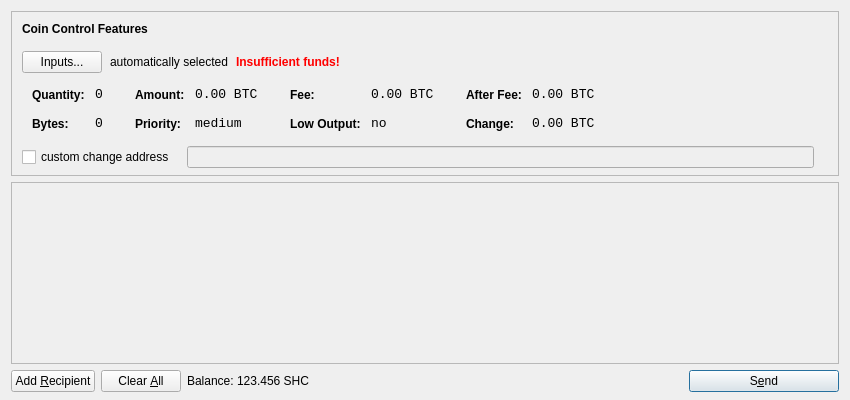
<?xml version="1.0" encoding="UTF-8"?>
<ui version="4.0">
 <class>SendCoinsDialog</class>
 <widget class="QDialog" name="SendCoinsDialog">
  <property name="geometry">
   <rect>
    <x>0</x>
    <y>0</y>
    <width>850</width>
    <height>400</height>
   </rect>
  </property>
  <property name="windowTitle">
   <string>Send Coins</string>
  </property>
  <layout class="QVBoxLayout" name="verticalLayout" stretch="0,1,0">
   <property name="bottomMargin">
    <number>8</number>
   </property>
   <item>
    <widget class="QFrame" name="frameCoinControl">
     <property name="sizePolicy">
      <sizepolicy hsizetype="Expanding" vsizetype="Expanding">
       <horstretch>0</horstretch>
       <verstretch>0</verstretch>
      </sizepolicy>
     </property>
     <property name="maximumSize">
      <size>
       <width>16777215</width>
       <height>16777215</height>
      </size>
     </property>
     <property name="frameShape">
      <enum>QFrame::StyledPanel</enum>
     </property>
     <property name="frameShadow">
      <enum>QFrame::Sunken</enum>
     </property>
     <layout class="QVBoxLayout" name="verticalLayoutCoinControl2">
      <property name="spacing">
       <number>-1</number>
      </property>
      <property name="leftMargin">
       <number>0</number>
      </property>
      <property name="topMargin">
       <number>0</number>
      </property>
      <property name="rightMargin">
       <number>0</number>
      </property>
      <property name="bottomMargin">
       <number>6</number>
      </property>
      <item>
       <layout class="QVBoxLayout" name="verticalLayoutCoinControl" stretch="0,0,0,0,1">
        <property name="spacing">
         <number>0</number>
        </property>
        <property name="leftMargin">
         <number>10</number>
        </property>
        <property name="topMargin">
         <number>10</number>
        </property>
        <item>
         <layout class="QHBoxLayout" name="horizontalLayoutCoinControl1">
          <property name="bottomMargin">
           <number>15</number>
          </property>
          <item>
           <widget class="QLabel" name="labelCoinControlFeatures">
            <property name="sizePolicy">
             <sizepolicy hsizetype="Preferred" vsizetype="Maximum">
              <horstretch>0</horstretch>
              <verstretch>0</verstretch>
             </sizepolicy>
            </property>
            <property name="font">
             <font>
              <weight>75</weight>
              <bold>true</bold>
             </font>
            </property>
            <property name="styleSheet">
             <string notr="true">font-weight:bold;</string>
            </property>
            <property name="text">
             <string>Coin Control Features</string>
            </property>
           </widget>
          </item>
         </layout>
        </item>
        <item>
         <layout class="QHBoxLayout" name="horizontalLayoutCoinControl2" stretch="0,0,0,0">
          <property name="spacing">
           <number>8</number>
          </property>
          <property name="bottomMargin">
           <number>10</number>
          </property>
          <item>
           <widget class="QPushButton" name="pushButtonCoinControl">
            <property name="styleSheet">
             <string notr="true"/>
            </property>
            <property name="text">
             <string>Inputs...</string>
            </property>
           </widget>
          </item>
          <item>
           <widget class="QLabel" name="labelCoinControlAutomaticallySelected">
            <property name="text">
             <string>automatically selected</string>
            </property>
            <property name="margin">
             <number>5</number>
            </property>
           </widget>
          </item>
          <item>
           <widget class="QLabel" name="labelCoinControlInsuffFunds">
            <property name="font">
             <font>
              <weight>75</weight>
              <bold>true</bold>
             </font>
            </property>
            <property name="styleSheet">
             <string notr="true">color:red;font-weight:bold;</string>
            </property>
            <property name="text">
             <string>Insufficient funds!</string>
            </property>
            <property name="margin">
             <number>5</number>
            </property>
           </widget>
          </item>
          <item>
           <spacer name="horizontalSpacerCoinControl">
            <property name="orientation">
             <enum>Qt::Horizontal</enum>
            </property>
            <property name="sizeHint" stdset="0">
             <size>
              <width>40</width>
              <height>1</height>
             </size>
            </property>
           </spacer>
          </item>
         </layout>
        </item>
        <item>
         <widget class="QWidget" name="widgetCoinControl" native="true">
          <property name="sizePolicy">
           <sizepolicy hsizetype="Preferred" vsizetype="Preferred">
            <horstretch>0</horstretch>
            <verstretch>0</verstretch>
           </sizepolicy>
          </property>
          <property name="minimumSize">
           <size>
            <width>0</width>
            <height>0</height>
           </size>
          </property>
          <property name="styleSheet">
           <string notr="true"/>
          </property>
          <layout class="QHBoxLayout" name="horizontalLayoutCoinControl5">
           <property name="margin">
            <number>0</number>
           </property>
           <item>
            <layout class="QHBoxLayout" name="horizontalLayoutCoinControl3" stretch="0,0,0,1">
             <property name="spacing">
              <number>20</number>
             </property>
             <property name="topMargin">
              <number>0</number>
             </property>
             <property name="bottomMargin">
              <number>10</number>
             </property>
             <item>
              <layout class="QFormLayout" name="formLayoutCoinControl1">
               <property name="horizontalSpacing">
                <number>10</number>
               </property>
               <property name="verticalSpacing">
                <number>14</number>
               </property>
               <property name="leftMargin">
                <number>10</number>
               </property>
               <property name="topMargin">
                <number>4</number>
               </property>
               <property name="rightMargin">
                <number>6</number>
               </property>
               <item row="0" column="0">
                <widget class="QLabel" name="labelCoinControlQuantityText">
                 <property name="styleSheet">
                  <string notr="true">font-weight:bold;</string>
                 </property>
                 <property name="text">
                  <string>Quantity:</string>
                 </property>
                 <property name="margin">
                  <number>0</number>
                 </property>
                </widget>
               </item>
               <item row="0" column="1">
                <widget class="QLabel" name="labelCoinControlQuantity">
                 <property name="font">
                  <font>
                   <family>Monospace</family>
                   <pointsize>10</pointsize>
                  </font>
                 </property>
                 <property name="cursor">
                  <cursorShape>IBeamCursor</cursorShape>
                 </property>
                 <property name="contextMenuPolicy">
                  <enum>Qt::ActionsContextMenu</enum>
                 </property>
                 <property name="text">
                  <string notr="true">0</string>
                 </property>
                 <property name="margin">
                  <number>0</number>
                 </property>
                 <property name="textInteractionFlags">
                  <set>Qt::LinksAccessibleByMouse|Qt::TextSelectableByKeyboard|Qt::TextSelectableByMouse</set>
                 </property>
                </widget>
               </item>
               <item row="1" column="0">
                <widget class="QLabel" name="labelCoinControlBytesText">
                 <property name="styleSheet">
                  <string notr="true">font-weight:bold;</string>
                 </property>
                 <property name="text">
                  <string>Bytes:</string>
                 </property>
                </widget>
               </item>
               <item row="1" column="1">
                <widget class="QLabel" name="labelCoinControlBytes">
                 <property name="font">
                  <font>
                   <family>Monospace</family>
                   <pointsize>10</pointsize>
                  </font>
                 </property>
                 <property name="cursor">
                  <cursorShape>IBeamCursor</cursorShape>
                 </property>
                 <property name="contextMenuPolicy">
                  <enum>Qt::ActionsContextMenu</enum>
                 </property>
                 <property name="text">
                  <string notr="true">0</string>
                 </property>
                 <property name="textInteractionFlags">
                  <set>Qt::LinksAccessibleByMouse|Qt::TextSelectableByKeyboard|Qt::TextSelectableByMouse</set>
                 </property>
                </widget>
               </item>
              </layout>
             </item>
             <item>
              <layout class="QFormLayout" name="formLayoutCoinControl2">
               <property name="horizontalSpacing">
                <number>10</number>
               </property>
               <property name="verticalSpacing">
                <number>14</number>
               </property>
               <property name="leftMargin">
                <number>6</number>
               </property>
               <property name="topMargin">
                <number>4</number>
               </property>
               <property name="rightMargin">
                <number>6</number>
               </property>
               <item row="0" column="0">
                <widget class="QLabel" name="labelCoinControlAmountText">
                 <property name="styleSheet">
                  <string notr="true">font-weight:bold;</string>
                 </property>
                 <property name="text">
                  <string>Amount:</string>
                 </property>
                 <property name="margin">
                  <number>0</number>
                 </property>
                </widget>
               </item>
               <item row="0" column="1">
                <widget class="QLabel" name="labelCoinControlAmount">
                 <property name="font">
                  <font>
                   <family>Monospace</family>
                   <pointsize>10</pointsize>
                  </font>
                 </property>
                 <property name="cursor">
                  <cursorShape>IBeamCursor</cursorShape>
                 </property>
                 <property name="contextMenuPolicy">
                  <enum>Qt::ActionsContextMenu</enum>
                 </property>
                 <property name="text">
                  <string notr="true">0.00 BTC</string>
                 </property>
                 <property name="textInteractionFlags">
                  <set>Qt::LinksAccessibleByMouse|Qt::TextSelectableByKeyboard|Qt::TextSelectableByMouse</set>
                 </property>
                </widget>
               </item>
               <item row="1" column="0">
                <widget class="QLabel" name="labelCoinControlPriorityText">
                 <property name="styleSheet">
                  <string notr="true">font-weight:bold;</string>
                 </property>
                 <property name="text">
                  <string>Priority:</string>
                 </property>
                </widget>
               </item>
               <item row="1" column="1">
                <widget class="QLabel" name="labelCoinControlPriority">
                 <property name="font">
                  <font>
                   <family>Monospace</family>
                   <pointsize>10</pointsize>
                  </font>
                 </property>
                 <property name="cursor">
                  <cursorShape>IBeamCursor</cursorShape>
                 </property>
                 <property name="contextMenuPolicy">
                  <enum>Qt::ActionsContextMenu</enum>
                 </property>
                 <property name="text">
                  <string>medium</string>
                 </property>
                 <property name="textInteractionFlags">
                  <set>Qt::LinksAccessibleByMouse|Qt::TextSelectableByKeyboard|Qt::TextSelectableByMouse</set>
                 </property>
                </widget>
               </item>
              </layout>
             </item>
             <item>
              <layout class="QFormLayout" name="formLayoutCoinControl3">
               <property name="horizontalSpacing">
                <number>10</number>
               </property>
               <property name="verticalSpacing">
                <number>14</number>
               </property>
               <property name="leftMargin">
                <number>6</number>
               </property>
               <property name="topMargin">
                <number>4</number>
               </property>
               <property name="rightMargin">
                <number>6</number>
               </property>
               <item row="0" column="0">
                <widget class="QLabel" name="labelCoinControlFeeText">
                 <property name="styleSheet">
                  <string notr="true">font-weight:bold;</string>
                 </property>
                 <property name="text">
                  <string>Fee:</string>
                 </property>
                 <property name="margin">
                  <number>0</number>
                 </property>
                </widget>
               </item>
               <item row="0" column="1">
                <widget class="QLabel" name="labelCoinControlFee">
                 <property name="font">
                  <font>
                   <family>Monospace</family>
                   <pointsize>10</pointsize>
                  </font>
                 </property>
                 <property name="cursor">
                  <cursorShape>IBeamCursor</cursorShape>
                 </property>
                 <property name="contextMenuPolicy">
                  <enum>Qt::ActionsContextMenu</enum>
                 </property>
                 <property name="text">
                  <string notr="true">0.00 BTC</string>
                 </property>
                 <property name="textInteractionFlags">
                  <set>Qt::LinksAccessibleByMouse|Qt::TextSelectableByKeyboard|Qt::TextSelectableByMouse</set>
                 </property>
                </widget>
               </item>
               <item row="1" column="0">
                <widget class="QLabel" name="labelCoinControlLowOutputText">
                 <property name="styleSheet">
                  <string notr="true">font-weight:bold;</string>
                 </property>
                 <property name="text">
                  <string>Low Output:</string>
                 </property>
                </widget>
               </item>
               <item row="1" column="1">
                <widget class="QLabel" name="labelCoinControlLowOutput">
                 <property name="font">
                  <font>
                   <family>Monospace</family>
                   <pointsize>10</pointsize>
                  </font>
                 </property>
                 <property name="cursor">
                  <cursorShape>IBeamCursor</cursorShape>
                 </property>
                 <property name="contextMenuPolicy">
                  <enum>Qt::ActionsContextMenu</enum>
                 </property>
                 <property name="text">
                  <string>no</string>
                 </property>
                 <property name="textInteractionFlags">
                  <set>Qt::LinksAccessibleByMouse|Qt::TextSelectableByKeyboard|Qt::TextSelectableByMouse</set>
                 </property>
                </widget>
               </item>
              </layout>
             </item>
             <item>
              <layout class="QFormLayout" name="formLayoutCoinControl4">
               <property name="horizontalSpacing">
                <number>10</number>
               </property>
               <property name="verticalSpacing">
                <number>14</number>
               </property>
               <property name="leftMargin">
                <number>6</number>
               </property>
               <property name="topMargin">
                <number>4</number>
               </property>
               <property name="rightMargin">
                <number>6</number>
               </property>
               <item row="0" column="0">
                <widget class="QLabel" name="labelCoinControlAfterFeeText">
                 <property name="styleSheet">
                  <string notr="true">font-weight:bold;</string>
                 </property>
                 <property name="text">
                  <string>After Fee:</string>
                 </property>
                 <property name="margin">
                  <number>0</number>
                 </property>
                </widget>
               </item>
               <item row="0" column="1">
                <widget class="QLabel" name="labelCoinControlAfterFee">
                 <property name="font">
                  <font>
                   <family>Monospace</family>
                   <pointsize>10</pointsize>
                  </font>
                 </property>
                 <property name="cursor">
                  <cursorShape>IBeamCursor</cursorShape>
                 </property>
                 <property name="contextMenuPolicy">
                  <enum>Qt::ActionsContextMenu</enum>
                 </property>
                 <property name="text">
                  <string notr="true">0.00 BTC</string>
                 </property>
                 <property name="textInteractionFlags">
                  <set>Qt::LinksAccessibleByMouse|Qt::TextSelectableByKeyboard|Qt::TextSelectableByMouse</set>
                 </property>
                </widget>
               </item>
               <item row="1" column="0">
                <widget class="QLabel" name="labelCoinControlChangeText">
                 <property name="styleSheet">
                  <string notr="true">font-weight:bold;</string>
                 </property>
                 <property name="text">
                  <string>Change:</string>
                 </property>
                </widget>
               </item>
               <item row="1" column="1">
                <widget class="QLabel" name="labelCoinControlChange">
                 <property name="font">
                  <font>
                   <family>Monospace</family>
                   <pointsize>10</pointsize>
                  </font>
                 </property>
                 <property name="cursor">
                  <cursorShape>IBeamCursor</cursorShape>
                 </property>
                 <property name="contextMenuPolicy">
                  <enum>Qt::ActionsContextMenu</enum>
                 </property>
                 <property name="text">
                  <string notr="true">0.00 BTC</string>
                 </property>
                 <property name="textInteractionFlags">
                  <set>Qt::LinksAccessibleByMouse|Qt::TextSelectableByKeyboard|Qt::TextSelectableByMouse</set>
                 </property>
                </widget>
               </item>
              </layout>
             </item>
            </layout>
           </item>
          </layout>
         </widget>
        </item>
        <item>
         <layout class="QHBoxLayout" name="horizontalLayoutCoinControl4" stretch="0,0,0">
          <property name="spacing">
           <number>12</number>
          </property>
          <property name="sizeConstraint">
           <enum>QLayout::SetDefaultConstraint</enum>
          </property>
          <property name="topMargin">
           <number>5</number>
          </property>
          <property name="rightMargin">
           <number>5</number>
          </property>
          <item>
           <widget class="QCheckBox" name="checkBoxCoinControlChange">
            <property name="text">
             <string>custom change address</string>
            </property>
           </widget>
          </item>
          <item>
           <widget class="QLineEdit" name="lineEditCoinControlChange">
            <property name="enabled">
             <bool>false</bool>
            </property>
            <property name="sizePolicy">
             <sizepolicy hsizetype="Expanding" vsizetype="Fixed">
              <horstretch>0</horstretch>
              <verstretch>0</verstretch>
             </sizepolicy>
            </property>
           </widget>
          </item>
          <item>
           <widget class="QLabel" name="labelCoinControlChangeLabel">
            <property name="sizePolicy">
             <sizepolicy hsizetype="Preferred" vsizetype="Expanding">
              <horstretch>0</horstretch>
              <verstretch>0</verstretch>
             </sizepolicy>
            </property>
            <property name="minimumSize">
             <size>
              <width>0</width>
              <height>0</height>
             </size>
            </property>
            <property name="text">
             <string/>
            </property>
            <property name="margin">
             <number>3</number>
            </property>
           </widget>
          </item>
         </layout>
        </item>
        <item>
         <spacer name="verticalSpacerCoinControl">
          <property name="orientation">
           <enum>Qt::Vertical</enum>
          </property>
          <property name="sizeHint" stdset="0">
           <size>
            <width>800</width>
            <height>1</height>
           </size>
          </property>
         </spacer>
        </item>
       </layout>
      </item>
     </layout>
    </widget>
   </item>
   <item>
    <widget class="QScrollArea" name="scrollArea">
     <property name="widgetResizable">
      <bool>true</bool>
     </property>
     <widget class="QWidget" name="scrollAreaWidgetContents">
      <property name="geometry">
       <rect>
        <x>0</x>
        <y>0</y>
        <width>830</width>
        <height>165</height>
       </rect>
      </property>
      <layout class="QVBoxLayout" name="verticalLayout_2">
       <property name="margin">
        <number>0</number>
       </property>
       <item>
        <layout class="QVBoxLayout" name="entries">
         <property name="spacing">
          <number>6</number>
         </property>
        </layout>
       </item>
       <item>
        <spacer name="verticalSpacer">
         <property name="orientation">
          <enum>Qt::Vertical</enum>
         </property>
         <property name="sizeHint" stdset="0">
          <size>
           <width>20</width>
           <height>40</height>
          </size>
         </property>
        </spacer>
       </item>
      </layout>
     </widget>
    </widget>
   </item>
   <item>
    <layout class="QHBoxLayout" name="horizontalLayout">
     <item>
      <widget class="QPushButton" name="addButton">
       <property name="toolTip">
        <string>Send to multiple recipients at once</string>
       </property>
       <property name="text">
        <string>Add &amp;Recipient</string>
       </property>
       <property name="icon">
        <iconset resource="../sherlockholmescoin.qrc">
         <normaloff>:/icons/add</normaloff>:/icons/add</iconset>
       </property>
       <property name="autoDefault">
        <bool>false</bool>
       </property>
      </widget>
     </item>
     <item>
      <widget class="QPushButton" name="clearButton">
       <property name="sizePolicy">
        <sizepolicy hsizetype="Minimum" vsizetype="Fixed">
         <horstretch>0</horstretch>
         <verstretch>0</verstretch>
        </sizepolicy>
       </property>
       <property name="toolTip">
        <string>Remove all transaction fields</string>
       </property>
       <property name="text">
        <string>Clear &amp;All</string>
       </property>
       <property name="icon">
        <iconset resource="../sherlockholmescoin.qrc">
         <normaloff>:/icons/remove</normaloff>:/icons/remove</iconset>
       </property>
       <property name="autoRepeatDelay">
        <number>300</number>
       </property>
       <property name="autoDefault">
        <bool>false</bool>
       </property>
      </widget>
     </item>
     <item>
      <layout class="QHBoxLayout" name="horizontalLayout_2">
       <property name="spacing">
        <number>3</number>
       </property>
       <item>
        <widget class="QLabel" name="label">
         <property name="text">
          <string>Balance:</string>
         </property>
        </widget>
       </item>
       <item>
        <widget class="QLabel" name="labelBalance">
         <property name="cursor">
          <cursorShape>IBeamCursor</cursorShape>
         </property>
         <property name="text">
          <string>123.456 SHC</string>
         </property>
         <property name="textInteractionFlags">
          <set>Qt::LinksAccessibleByMouse|Qt::TextSelectableByKeyboard|Qt::TextSelectableByMouse</set>
         </property>
        </widget>
       </item>
      </layout>
     </item>
     <item>
      <spacer name="horizontalSpacer">
       <property name="orientation">
        <enum>Qt::Horizontal</enum>
       </property>
       <property name="sizeHint" stdset="0">
        <size>
         <width>40</width>
         <height>20</height>
        </size>
       </property>
      </spacer>
     </item>
     <item>
      <widget class="QPushButton" name="sendButton">
       <property name="minimumSize">
        <size>
         <width>150</width>
         <height>0</height>
        </size>
       </property>
       <property name="toolTip">
        <string>Confirm the send action</string>
       </property>
       <property name="text">
        <string>S&amp;end</string>
       </property>
       <property name="icon">
        <iconset resource="../sherlockholmescoin.qrc">
         <normaloff>:/icons/send</normaloff>:/icons/send</iconset>
       </property>
       <property name="default">
        <bool>true</bool>
       </property>
      </widget>
     </item>
    </layout>
   </item>
  </layout>
 </widget>
 <resources>
  <include location="../sherlockholmescoin.qrc"/>
 </resources>
 <connections/>
</ui>
